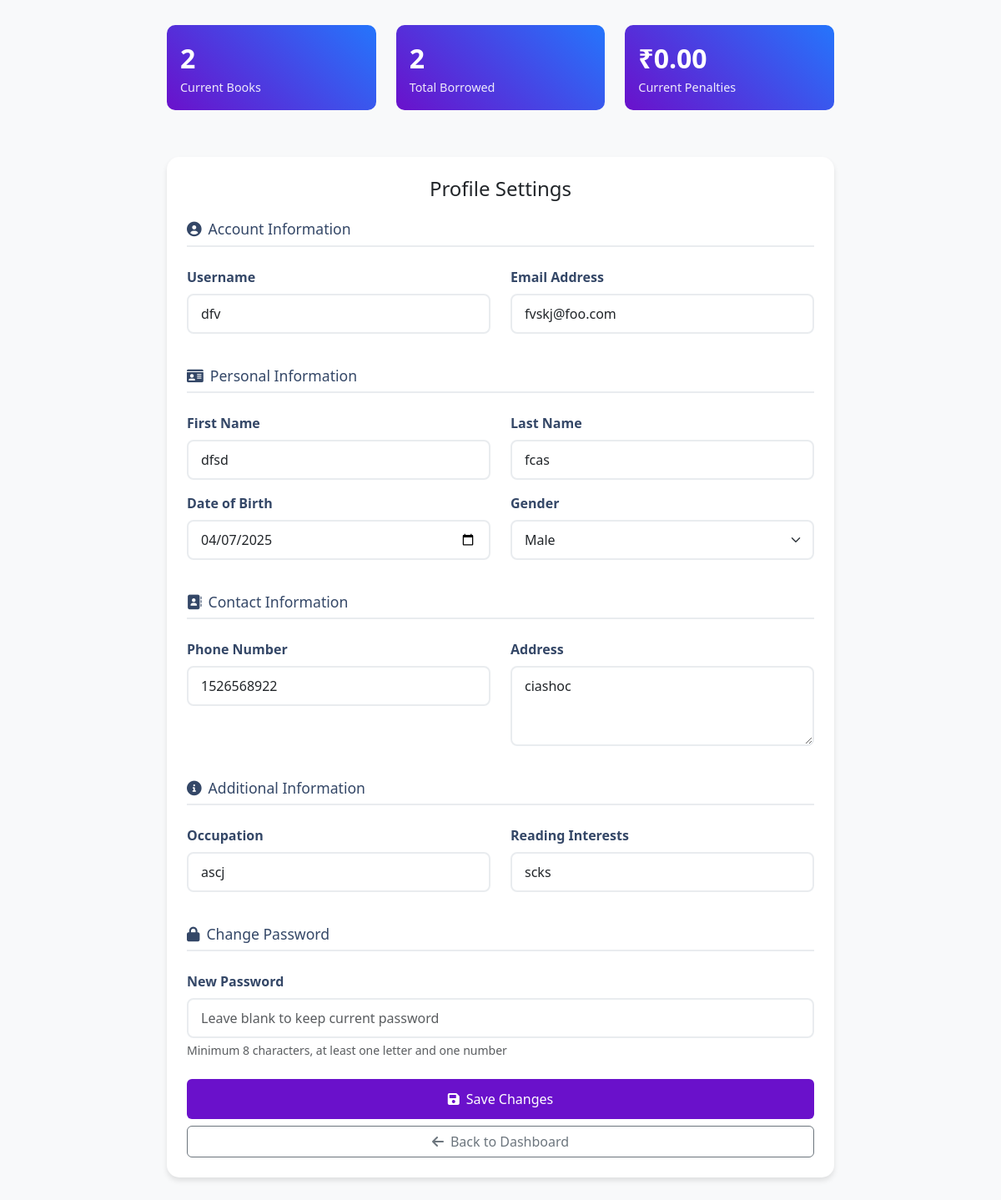
Page /profile (signed in) on the committed database.
### tables this page shows
CREATE TABLE users (
            id INTEGER PRIMARY KEY AUTOINCREMENT,
            username TEXT UNIQUE NOT NULL,
            email TEXT UNIQUE NOT NULL,
            password TEXT NOT NULL,
            role TEXT NOT NULL,
            first_name TEXT,
            last_name TEXT,
            date_of_birth DATE,
            gender TEXT,
            phone TEXT,
            address TEXT,
            occupation TEXT,
            reading_interests TEXT,
            created_at DATETIME DEFAULT CURRENT_TIMESTAMP
        );

### app.py (the view, shortened to what this page needs)
@app.route("/profile", methods=["GET", "POST"])
def profile():
    if "user_id" not in session:
        flash("Please login to view your profile.", "warning")
        return redirect(url_for("login"))
    with get_db_connection() as conn:
        user = conn.execute("""
            SELECT u.*,
                   COUNT(DISTINCT CASE WHEN bc.status = 'Taken' THEN bc.copy_id END) as current_books,
                   COUNT(DISTINCT bh.id) as total_borrowed,
                   COALESCE(SUM(bc.penalty), 0) as current_penalties
            FROM users u
            LEFT JOIN book_copies bc ON u.id = bc.borrowed_by
            LEFT JOIN book_history bh ON u.id = bh.user_id
            WHERE u.id = ?
            GROUP BY u.id
        """, (session["user_id"],)).fetchone()
    return render_template("profile.html", user=user)

### app.py (called while the page is built)
def get_db_connection():
    conn = sqlite3.connect(DATABASE)
    conn.row_factory = sqlite3.Row
    return conn

### templates/profile.html (shortened to what this page needs)
<!DOCTYPE html>
<html lang="en">
<head>
    <link href="https://cdn.jsdelivr.net/npm/bootstrap@5.3.0/dist/css/bootstrap.min.css" rel="stylesheet">
    <link href="https://cdnjs.cloudflare.com/ajax/libs/font-awesome/6.0.0/css/all.min.css" rel="stylesheet">
</head>
<body>
    <div class="profile-container">
        <div class="row mb-4">
            <div class="col-md-4">
                <div class="stats-card">
                    <div class="stats-value">{{ user.current_books }}</div>
                    <div class="stats-label">Current Books</div>
                </div>
            </div>
            <div class="col-md-4">
                <div class="stats-card">
                    <div class="stats-value">{{ user.total_borrowed }}</div>
                    <div class="stats-label">Total Borrowed</div>
                </div>
            </div>
            <div class="col-md-4">
                <div class="stats-card">
                    <div class="stats-value">₹{{ "%.2f"|format(user.current_penalties) }}</div>
                    <div class="stats-label">Current Penalties</div>
                </div>
            </div>
        </div>
        <form method="POST" class="card p-4" id="profileForm">
            <h4 class="mb-4 text-center">Profile Settings</h4>
            <h5 class="section-title"><i class="fas fa-user-circle me-2"></i>Account Information</h5>
            <div class="row mb-4">
                <div class="col-md-6 mb-3">
                    <label for="username" class="form-label">Username</label>
                    <input type="text" class="form-control" id="username" name="username"
                           value="{{ user.username }}" required>
                </div>
                <div class="col-md-6 mb-3">
                    <label for="email" class="form-label">Email Address</label>
                    <input type="email" class="form-control" id="email" name="email"
                           value="{{ user.email }}" required>
                </div>
            </div>
            <h5 class="section-title"><i class="fas fa-id-card me-2"></i>Personal Information</h5>
            <div class="row mb-4">
                <div class="col-md-6 mb-3">
                    <label for="firstName" class="form-label">First Name</label>
                    <input type="text" class="form-control" id="firstName" name="first_name"
                           value="{{ user.first_name }}">
                </div>
                <div class="col-md-6 mb-3">
                    <label for="lastName" class="form-label">Last Name</label>
                    <input type="text" class="form-control" id="lastName" name="last_name"
                           value="{{ user.last_name }}">
                </div>
                <div class="col-md-6 mb-3">
                    <label for="dateOfBirth" class="form-label">Date of Birth</label>
                    <input type="date" class="form-control" id="dateOfBirth" name="date_of_birth"
                           value="{{ user.date_of_birth }}">
                </div>
                <div class="col-md-6 mb-3">
                    <label for="gender" class="form-label">Gender</label>
                    <select class="form-select" id="gender" name="gender">
                        <option value="male" {% if user.gender == 'male' %}selected{% endif %}>Male</option>
                    </select>
                </div>
            </div>
            <h5 class="section-title"><i class="fas fa-address-book me-2"></i>Contact Information</h5>
            <div class="row mb-4">
                <div class="col-md-6 mb-3">
                    <label for="phone" class="form-label">Phone Number</label>
                    <input type="tel" class="form-control" id="phone" name="phone"
                           value="{{ user.phone }}" pattern="[0-9]{10}">
                </div>
                <div class="col-md-6 mb-3">
                    <label for="address" class="form-label">Address</label>
                    <textarea class="form-control" id="address" name="address"
                              rows="3">{{ user.address }}</textarea>
                </div>
            </div>
            <h5 class="section-title"><i class="fas fa-info-circle me-2"></i>Additional Information</h5>
            <div class="row mb-4">
                <div class="col-md-6 mb-3">
                    <label for="occupation" class="form-label">Occupation</label>
                    <input type="text" class="form-control" id="occupation" name="occupation"
                           value="{{ user.occupation }}">
                </div>
                <div class="col-md-6 mb-3">
                    <label for="interests" class="form-label">Reading Interests</label>
                    <input type="text" class="form-control" id="interests" name="interests"
                           value="{{ user.reading_interests }}" placeholder="e.g., Fiction, Science, History">
                </div>
            </div>
            <h5 class="section-title"><i class="fas fa-lock me-2"></i>Change Password</h5>
            <div class="row mb-4">
                <div class="col-12">
                    <label for="password" class="form-label">New Password</label>
                    <input type="password" class="form-control" id="password" name="password"
                           placeholder="Leave blank to keep current password">
                    <div class="form-text">Minimum 8 characters, at least one letter and one number</div>
                </div>
            </div>
            <div class="d-grid gap-2">
                <button type="submit" class="btn btn-primary">
                    <i class="fas fa-save me-2"></i>Save Changes
                </button>
                <a href="{{ url_for('admin_dashboard' if session['role'] == 'admin'
                                  else 'librarian_dashboard' if session['role'] == 'librarian'
                                  else 'user_dashboard') }}"
                   class="btn btn-outline-secondary">
                    <i class="fas fa-arrow-left me-2"></i>Back to Dashboard
                </a>
            </div>
        </form>
    </div>
</body>
</html>

### templates/profile.html (style rules this page uses)
body { background-color: #f8f9fa; font-family: 'Segoe UI', system-ui, -apple-system, sans-serif; }
.profile-container { max-width: 800px; margin: 30px auto; }
.card { border: none; border-radius: 15px; box-shadow: 0 4px 6px rgba(0,0,0,0.1); }
.btn-primary { background-color: #6a11cb; border: none; padding: 12px; font-weight: 500; }
.form-label { font-weight: 600; color: #344767; }
.form-control, .form-select { padding: 10px 15px; border-radius: 8px; border: 2px solid #e9ecef; }
.section-title { color: #344767; font-size: 1.1rem; margin-bottom: 1.5rem; border-bottom: 2px solid #e9ecef; padding-bottom: 0.5rem; }
.stats-card { background: linear-gradient(45deg, #6a11cb, #2575fc); color: white; border-radius: 10px; padding: 1rem; margin-bottom: 2rem; }
.stats-value { font-size: 2rem; font-weight: bold; }
.stats-label { font-size: 0.9rem; opacity: 0.9; }

### rows in the picture
users: username "dfv", email "fvskj@foo.com", first_name "dfsd", last_name "fcas", date_of_birth "04/07/2025", gender "Male", phone "1526568922", address "ciashoc", occupation "ascj", interests "scks"

### other values in the picture
{{ user.current_books }} "2"
{{ user.total_borrowed }} "2"
{{ "%.2f"|format(user.current_penalties) }} "0.00"
